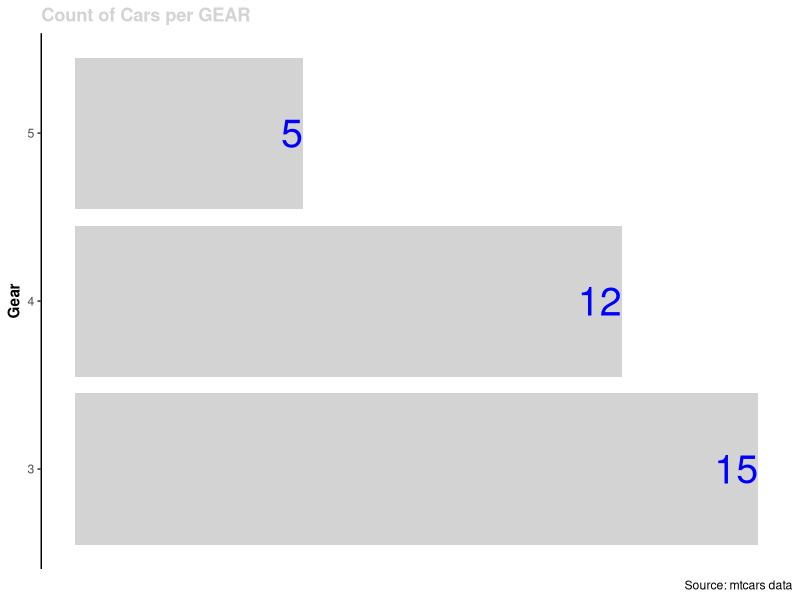
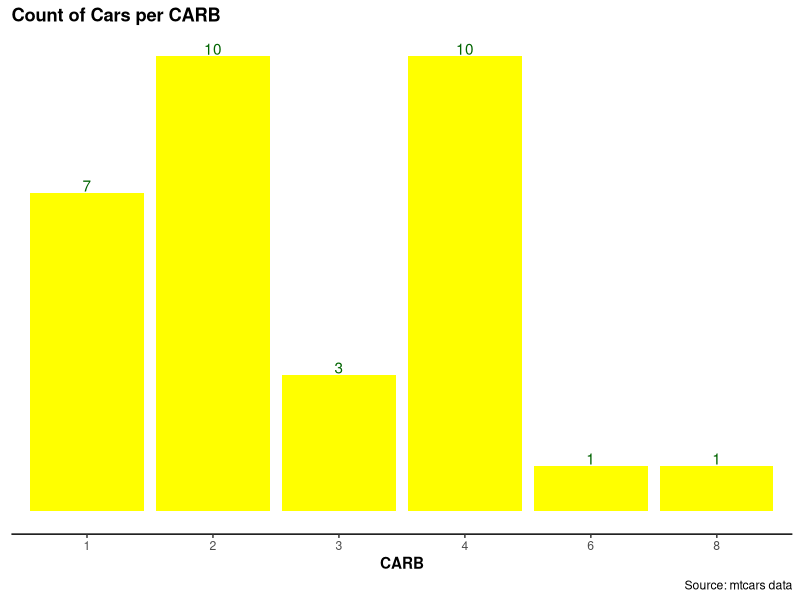
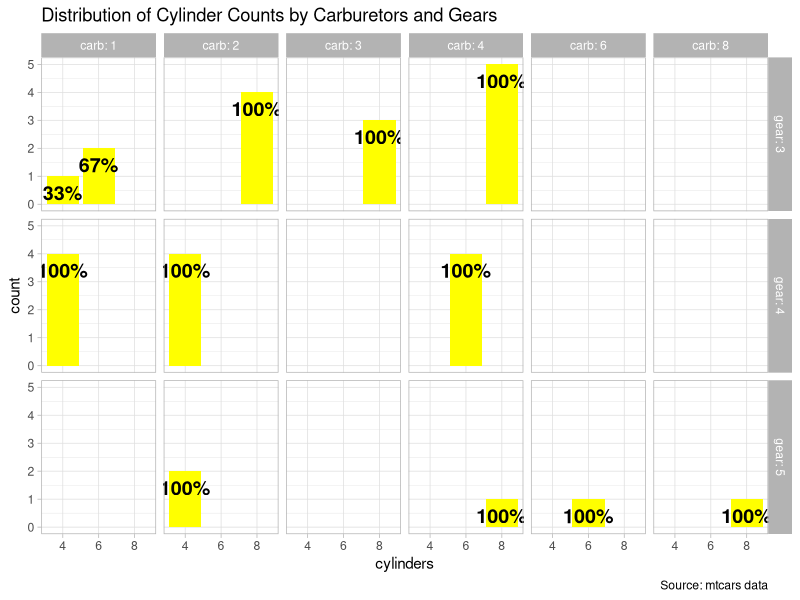

These figures' R source, in order:

# clean memory ------------------------------------------------------------
rm(list = ls())


# read in data ------------------------------------------------------------
#set working directory

filename=mtcars
mydata= filename


# see data ----------------------------------------------------------


head(mydata)


# see data types ----------------------------------------------------------

str(mydata)


# plot 1 ----------------------------------------------------------
library(ggplot2)

base = ggplot(data = mydata) 
plot1 = base + 
  aes(x = gear) + 
  geom_bar(fill = "lightgrey") + 
  geom_text(aes(label = ..count..), stat = "count", colour = "blue", size = 10, hjust = 1) +
  coord_flip() +
  labs(
    title = "Count of Cars per GEAR",
    caption = "Source: mtcars data",
    x ="Gear") +
  theme_classic() +
  theme(plot.title = element_text(colour = "lightgrey", face = "bold"),
    axis.title.x = element_blank(),
          axis.line.x = element_blank(),
          axis.text.x = element_blank(),
          axis.ticks.x = element_blank(),
          axis.title.y = element_text(face = "bold"))
plot1




# save Draft ----------------------------------------------------------
saveRDS(plot1, file = "plot1.rds")


# plot 2 ----------------------------------------------------------

plot2 = base + 
  aes(x = factor(carb)) + 
  geom_bar(fill = "yellow") +
  geom_text(aes(label= ..count..), stat="count", colour = "darkgreen", vjust=-0.1) +
  labs(
    title = "Count of Cars per CARB",
    caption = "Source: mtcars data",
    x='CARB') +
  theme_classic() +
  theme(plot.title = element_text(colour = "black", face = "bold"),
        axis.title.y = element_blank(),
        axis.line.y = element_blank(),
        axis.text.y = element_blank(),
        axis.ticks.y = element_blank(),
        axis.title.x = element_text(face = "bold"))

plot2


# save plot2 ----------------------------------------------------------
saveRDS(plot2, file = "plot2.rds")


# plot 3 ----------------------------------------------------------

plot3 = base + 
  aes(x = factor(cyl)) + 
  geom_bar(fill = "yellow") +
  geom_text(aes(label = scales::percent(..count.. / tapply(..count.., PANEL, sum)[PANEL])),
            stat = "count", size = 5, fontface = "bold", vjust = 1.6) +
  facet_grid(gear~carb,labeller = label_both) +
  labs(
    title = "Distribution of Cylinder Counts by Carburetors and Gears",
    caption = "Source: mtcars data",
    x = "cylinders",
    y = "count") +
  theme_light()

    
plot3

# save plot3 ----------------------------------------------------------
saveRDS(plot3, file = "plot3.rds")
